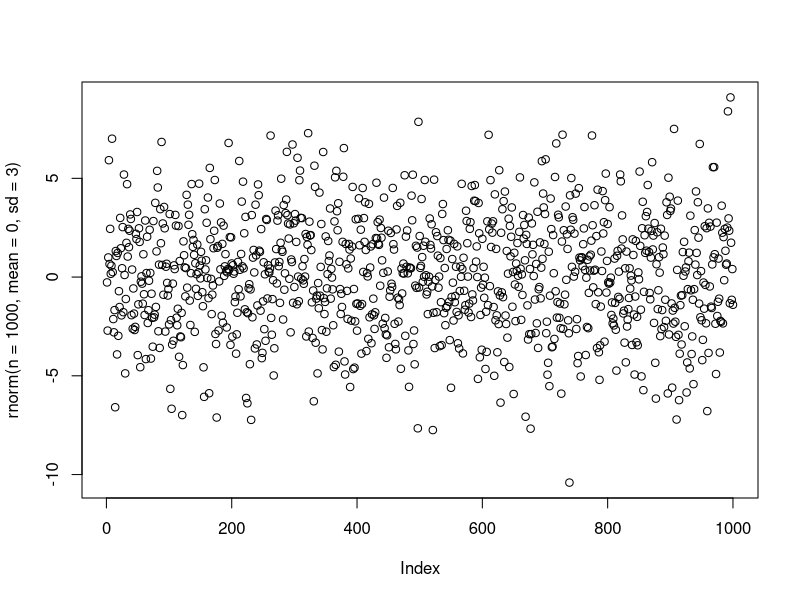

The R source for this figure:
## ---- chunk 1

# To render to PDF after you've rendered your .html document:
# pagedown::chrome_print("./report.html", "./report.pdf", format = "pdf")

# We'll build this into the YAML header so you don't have to take this extra step
# once the {pagedown} people get around to adding quarto support.

## ---- chunk 2

plot(rnorm(n = 1000, mean = 0, sd = 3))

## ---- chunk 3

# head() displays the first few rows of a data frame:
head(mtcars, 5)

## ---- chunk 4
for(i in 1:5){
  print(i)
}
